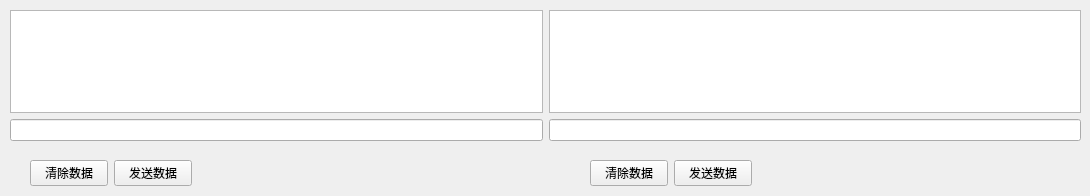
     <widget class="QWidget" name="tab_2">
      <attribute name="title">
       <string>发送命令</string>
      </attribute>
      <widget class="QWidget" name="horizontalLayoutWidget">
       <property name="geometry">
        <rect>
         <x>30</x>
         <y>160</y>
         <width>162</width>
         <height>27</height>
        </rect>
       </property>
       <layout class="QHBoxLayout" name="horizontalLayout">
        <item>
         <widget class="QPushButton" name="pushButton_clear">
          <property name="text">
           <string>清除数据</string>
          </property>
         </widget>
        </item>
        <item>
         <widget class="QPushButton" name="pushButton_send">
          <property name="text">
           <string>发送数据</string>
          </property>
         </widget>
        </item>
       </layout>
      </widget>
      <widget class="QWidget" name="horizontalLayoutWidget_2">
       <property name="geometry">
        <rect>
         <x>590</x>
         <y>160</y>
         <width>162</width>
         <height>27</height>
        </rect>
       </property>
       <layout class="QHBoxLayout" name="horizontalLayout_8">
        <item>
         <widget class="QPushButton" name="pushButton_clear_2">
          <property name="text">
           <string>清除数据</string>
          </property>
         </widget>
        </item>
        <item>
         <widget class="QPushButton" name="pushButton_send_2">
          <property name="text">
           <string>发送数据</string>
          </property>
         </widget>
        </item>
       </layout>
      </widget>
      <widget class="QWidget" name="layoutWidget_8">
       <property name="geometry">
        <rect>
         <x>10</x>
         <y>10</y>
         <width>1071</width>
         <height>131</height>
        </rect>
       </property>
       <layout class="QGridLayout" name="gridLayout_6">
        <item row="0" column="1">
         <widget class="QTextEdit" name="textEdit_write_2"/>
        </item>
        <item row="0" column="0">
         <widget class="QTextEdit" name="textEdit_write"/>
        </item>
        <item row="1" column="0">
         <widget class="QLineEdit" name="lineEdit_write"/>
        </item>
        <item row="1" column="1">
         <widget class="QLineEdit" name="lineEdit_write_2"/>
        </item>
       </layout>
      </widget>
     </widget>
